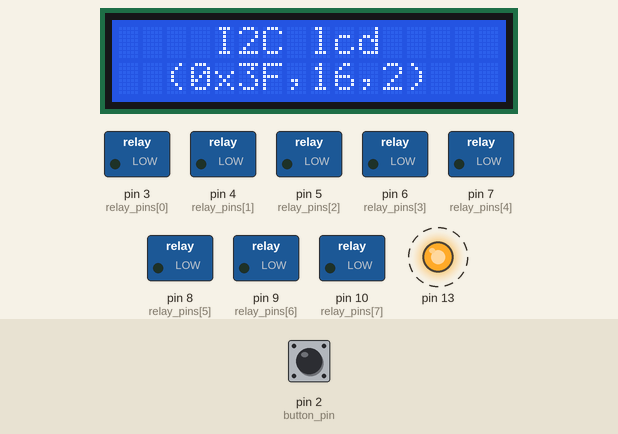
Simulated run of this sketch. Board: Arduino Uno, built with avr-gcc and run on an emulated ATmega328P. Parts: 16×2 character LCD, switched loads named in the sketch (green lamp = pin HIGH), output pins drawn as LEDs (lit = HIGH). Dashed ring = blinking. The test bench sets the inputs (shaded band); at power-on: pin 2 (button_pin) HIGH. What the sketch prints to the serial monitor is not drawn.

Above: at 1.2 s.
1.3 s: pin 2 (button_pin) pulled LOW for 0.15 s
Timing chart, 0 to 9.5 s (numbered marks = the images above; inputs shaded):
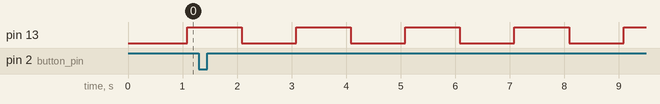

The sketch:

Vac_Former.ino
```cpp
//YWROBOT
//Compatible with the Arduino IDE 1.0
//Library version:1.1

#include <Wire.h>
#include <LiquidCrystal_I2C.h>
#include "Arduino.h"

LiquidCrystal_I2C lcd(0x3F,16,2);  // set the LCD address to 0x27 for a 16 chars and 2 line display

float pressLength_milliSeconds = 0;//This value will be recorded in seconds

uint8_t button_pin = 2; //The Pin your button is attached to. Can ONLY br 2 or 3 for interrupt to work!
uint8_t relay_pins[] = {3, 4, 5, 6, 7, 8, 9, 10}; // The pins for relays 0-7

void setup()
{
  Serial.begin(9600);

  lcd.init();                      // initialize the lcd
  // Print a message to the LCD.
  lcd.backlight();
  lcd.setCursor(0,0);
  lcd.print("    I2C lcd");
  lcd.setCursor(0,1);
  lcd.print("  (0x3F,16,2)");

  pinMode(13, OUTPUT);
  digitalWrite(13, LOW);
  pinMode(button_pin, INPUT_PULLUP);   // Keep in mind, when pin 2 has ground voltage applied, we know the button is being pressed

  // Set pinMode to OUTPUT
  for(int i=0; i<8; i++)
  {
    pinMode(relay_pins[i], OUTPUT);
  }

  // Setup button interrupts
  attachInterrupt(digitalPinToInterrupt(button_pin),
                  button_ISR,
                  CHANGE);

  // Turn off all relays
  set_relays(0,0,0,0,0,0,0,0);
    // Turn on all relays
  set_relays(1,1,1,1,1,1,1,1);
}

void loop()
{
  delay(1000);
  digitalWrite(13, HIGH);
  delay(1000);
  digitalWrite(13, LOW);
}

void set_relay(uint8_t relay, bool pin_state)
{
  // Usage: set_relay(2, true);
  digitalWrite(relay_pins[relay], !pin_state);
}

void set_relays(bool in0, bool in1, bool in2, bool in3,
                bool in4, bool in5, bool in6, bool in7)
{
  // Usage: set_relays(0,1,1,0,0,0,1,1);
  bool pin_states[] = {in0, in1, in2, in3, in4, in5, in6, in7};
  for(int i=0; i<8; i++)
  {
    set_relay(i, pin_states[i]);
  }
}

#define NUM_STATES 8
int my_state = 0;
void my_func()
{
  switch (my_state)
  {
    case 0:
      set_relay(0, HIGH);
      break;
    case 1:
      set_relay(1, HIGH);
      break;
    case 2:
      set_relay(2, HIGH);
      break;
    case 3:
      set_relay(3, HIGH);
      break;
    case 4:
      set_relay(4, HIGH);
      break;
    case 5:
      set_relay(5, HIGH);
      break;
    case 6:
      set_relay(6, HIGH);
      break;
    case 7:
      set_relay(7, HIGH);
      break;
  }

  my_state++;
  my_state %= NUM_STATES;
}


void button_ISR()
{
  if (digitalRead(button_pin) == LOW)
  {
    Serial.println("Button was pressed!");
    my_func();
  }
  else
  {
    Serial.println("Button was released!");
  }
}
```

Measured:
- by itself, pin 13: alternates HIGH for 1.0 s and LOW for 1.0 s
